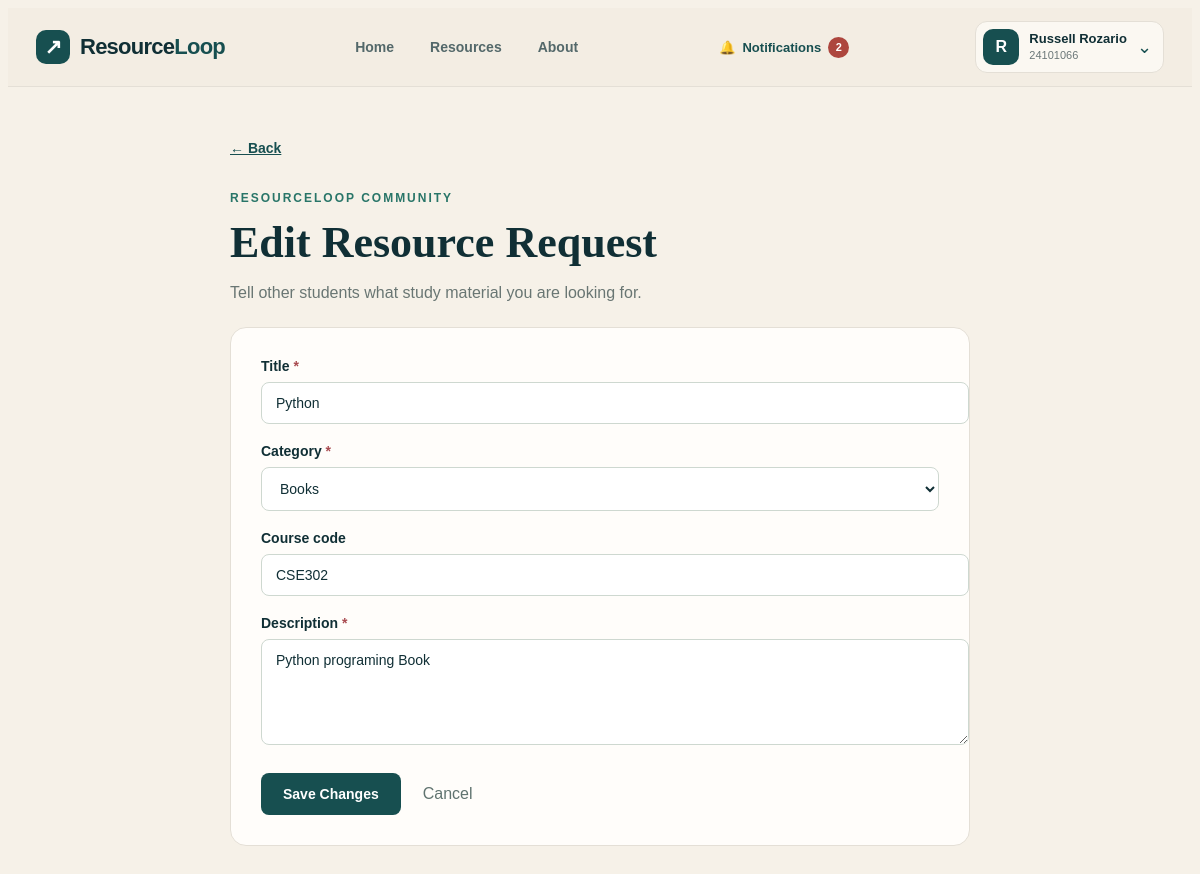
Page /resource-requests/1/edit/ (signed in) on the committed database.
### accounts/models.py (models this page shows, shortened)
class Student(models.Model):
    full_name = models.CharField(
        max_length=100
    )
    registration_id = models.CharField(
        max_length=50,
        unique=True
    )
    department = models.CharField(
        max_length=100
    )
    email = models.EmailField(
        unique=True
    )
    phone = models.CharField(
        max_length=15
    )
    password = models.CharField(
        max_length=128
    )

### requests_app/models.py (models this page shows, shortened)
class ResourceRequest(models.Model):
    CATEGORY_CHOICES = [
        ("books", "Books"),
        ("notes", "Notes"),
        ("equipment", "Equipment"),
        ("previous_questions", "Previous Questions"),
        ("course_materials", "Course Materials"),
    ]
    student = models.ForeignKey(
        Student,
        on_delete=models.CASCADE,
        related_name="resource_requests"
    )
    title = models.CharField(
        max_length=200
    )
    category = models.CharField(
        max_length=30,
        choices=CATEGORY_CHOICES
    )
    course_code = models.CharField(
        max_length=50,
        blank=True
    )
    description = models.TextField()
    created_at = models.DateTimeField(
        auto_now_add=True
    )

### requests_app/views.py (the view)
# urls.py: path('resource-requests/<int:id>/edit/', views.edit_resource_request, name='edit_resource_request'),
def edit_resource_request(request, id):
    student = get_current_student(request)
    if not student:
        return redirect("login")
    item = get_object_or_404(ResourceRequest, id=id, student=student)
    form = ResourceRequestForm(request.POST or None, instance=item)
    if request.method == "POST" and form.is_valid():
        form.save()
        messages.success(request, "Resource request updated.")
        return redirect("resource_request_list")
    return render(request, "edit_resource_request.html", {"form": form, "item": item})

### requests_app/forms.py
class ResourceRequestForm(forms.ModelForm):
    class Meta:
        model = ResourceRequest
        fields = ['title', 'category', 'course_code', 'description']
        widgets = {'description': forms.Textarea(attrs={'rows': 5})}

### requests_app/context_processors.py (called while the page is built)
def navbar_notifications(request):
    student_id = request.session.get("student_id")
    if not student_id:
        return {"navbar_unread_notifications": 0}
    return {
        "navbar_unread_notifications": WebsiteNotification.objects.filter(
            recipient_id=student_id, is_read=False
        ).count()
    }

### requests_app/views.py (called while the page is built)
def get_current_student(request):
    student_id = request.session.get("student_id")
    if not student_id:
        return None
    return Student.objects.filter(
        id=student_id
    ).first()

### templates/edit_resource_request.html (shortened to what this page needs)
{% load static %}
<!doctype html><html lang="en"><head><link rel="stylesheet" href="{% static 'css/shared_theme.css' %}"><link rel="stylesheet" href="{% static 'css/requests_form.css' %}"></head><body>
{% include 'includes/navbar.html' %}
<main class="rl-form-shell"><a class="rl-back" href="{% url 'resource_request_list' %}">← Back</a><p class="rl-kicker">RESOURCELOOP COMMUNITY</p><h1>Edit Resource Request</h1><p class="rl-form-intro">Tell other students what study material you are looking for.</p>
<form method="post" class="rl-form-card">{% csrf_token %}{% if form.non_field_errors %}<div class="rl-errors">{{ form.non_field_errors }}</div>{% endif %}
{% for field in form %}<div class="rl-field"><label for="{{ field.id_for_label }}">{{ field.label }}{% if field.field.required %} <span class="rl-required">*</span>{% endif %}</label>{{ field }}</div>{% endfor %}
<div class="rl-form-footer"><button type="submit">Save Changes</button><a href="{% url 'resource_request_list' %}">Cancel</a></div></form></main></body></html>

### templates/includes/navbar.html (shortened to what this page needs)
{% load static %}
<header class="rl-header">
  <div class="rl-header-inner">
    <a class="rl-brand" href="{% url 'home' %}"><span class="rl-brand-symbol">↗</span><span>Resource<span class="rl-brand-highlight">Loop</span></span></a>
    <nav class="rl-nav" aria-label="Main navigation">
      <a href="{% url 'home' %}" class="{% if request.resolver_match.url_name == 'home' %}rl-current{% endif %}">Home</a>
      <a href="{% url 'resources' %}" class="{% if request.resolver_match.url_name == 'resources' or request.resolver_match.url_name == 'resource_detail' %}rl-current{% endif %}">Resources</a>
      <a href="{% url 'about' %}" class="{% if request.resolver_match.url_name == 'about' %}rl-current{% endif %}">About</a>
    </nav>
    <a href="{% url 'notifications' %}" class="rl-notification-link " aria-label="Notifications{% if navbar_unread_notifications %}: {{ navbar_unread_notifications }} unread{% endif %}">
      <span aria-hidden="true">🔔</span> Notifications
      {% if navbar_unread_notifications %}<strong class="rl-notification-count">{{ navbar_unread_notifications }}</strong>{% endif %}
    </a>
    <details class="rl-profile-menu">
      <summary class="rl-profile-trigger" aria-label="Open account menu">
        <span class="rl-avatar">{{ request.session.full_name|default:'S'|slice:':1'|upper }}</span>
        <span class="rl-user"><strong>{{ request.session.full_name|default:'Student' }}</strong><small>{{ request.session.registration_id|default:'Student ID' }}</small></span>
        <span class="rl-arrow" aria-hidden="true">⌄</span>
      </summary>
    </details>
  </div>
</header>

### static/css/shared_theme.css (style rules this page uses)
:root { --rl-bg:#F6F1E8; --rl-nav:#F3EDE3; --rl-ink:#102F35; --rl-teal:#174F50; --rl-green:#DCEBE3; --rl-peach:#F8E8DA; --rl-border:#E4DFD6; }
html { scroll-behavior:smooth; }
body { background-color:var(--rl-bg); color:var(--rl-ink); }
.rl-header, .rl-header * { box-sizing:border-box; }
.rl-header { position:relative; z-index:200; background:var(--rl-nav); border-bottom:1px solid var(--rl-border); width:100%; box-shadow:none; font-family:'DM Sans',Arial,sans-serif; }
.rl-header-inner { max-width:1250px; min-height:78px; padding:12px 28px; margin:auto; display:flex; align-items:center; justify-content:space-between; gap:24px; }
.rl-brand { display:inline-flex; align-items:center; gap:10px; font-size:22px; font-weight:800; letter-spacing:-.75px; color:var(--rl-ink); text-decoration:none; white-space:nowrap; }
.rl-brand-symbol { width:34px;height:34px;display:grid;place-items:center;border-radius:10px;background:var(--rl-teal);color:white;font-size:21px; }
.rl-brand-highlight { color:var(--rl-teal); }
.rl-nav { display:flex;justify-content:center;align-items:center;gap:6px; flex-wrap:wrap; }
.rl-header .rl-nav a { text-decoration:none;color:#53686A;font-size:14px;font-weight:700;padding:10px 15px;border-radius:8px;white-space:nowrap;background:transparent;border:0;box-shadow:none; }
.rl-profile-menu { position:relative;min-width:0; }
.rl-profile-menu > summary { list-style:none;cursor:pointer; }
.rl-profile-trigger { display:flex;align-items:center;gap:10px;background:#FBF8F2;border:1px solid var(--rl-border);padding:7px 11px 7px 7px;border-radius:12px; }
.rl-avatar { width:36px;height:36px; flex:none;display:grid;place-items:center; border-radius:10px;background:var(--rl-teal);color:#fff;font-weight:800;font-size:16px; }
.rl-user { display:flex;flex-direction:column;line-height:1.3;max-width:150px; }
.rl-user strong { font-size:13px;color:var(--rl-ink);overflow:hidden;white-space:nowrap;text-overflow:ellipsis; }
.rl-user small { font-size:11px;color:#6B7778;white-space:nowrap; }
.rl-arrow { color:var(--rl-teal);font-size:18px;line-height:1; }
body input:not([type=checkbox]):not([type=radio]),body textarea,body select { accent-color:var(--rl-teal); }
.rl-header .rl-notification-link { display:inline-flex;gap:7px;align-items:center;padding:9px 11px;border-radius:10px;color:var(--rl-teal);font-size:13px;font-weight:700;text-decoration:none;white-space:nowrap; }
.rl-notification-count { display:inline-grid;place-items:center;min-width:21px;height:21px;padding:0 5px;border-radius:50px;background:#AD463E;color:white;font-size:11px; }

### static/css/requests_form.css (style rules this page uses)
.rl-form-shell { max-width:740px;padding:52px 22px 85px;margin:auto;font-family:'DM Sans',Arial,sans-serif }
.rl-back { font-weight:650;color:#174F50;font-size:14px }
.rl-kicker { color:#287568;font-size:12px;letter-spacing:2px;font-weight:800;margin-top:34px }
.rl-form-shell h1 { font-family:'DM Serif Display',Georgia,serif;font-size:clamp(28px,4vw,44px);color:#102F35;margin:8px 0 }
.rl-form-intro { color:#697673;margin-bottom:25px }
.rl-form-card { padding:30px;background:#FFFDFA;border:1px solid #E4DFD6;border-radius:16px }
.rl-field { margin-bottom:19px }
.rl-field label { display:block;margin-bottom:8px;color:#102F35;font-size:14px;font-weight:750 }
.rl-required,.rl-error { color:#A94B50 }
.rl-field input,.rl-field select,.rl-field textarea { display:block;width:100%;max-width:100%;border-radius:8px;border:1px solid #CED8D0;background:white;padding:12px 14px;font:inherit;font-size:14px;color:#102F35 }
.rl-form-footer { display:flex;align-items:center;gap:22px;margin-top:28px }
.rl-form-footer button { background:#174F50;color:white;border:0;border-radius:8px;padding:13px 22px;font-size:14px;font-weight:750;cursor:pointer }
.rl-form-footer a { color:#60736F;text-decoration:none }

### rows in the picture
Student: session.full_name "Russell Rozario"
ResourceRequest: form "Python" "Books" "CSE302" "Python programing Book"

### other values in the picture
{{ navbar_unread_notifications }} "2"
{{ request.session.full_name|default:'S'|slice:':1'|upper }} "R"
{{ request.session.registration_id|default:'Student ID' }} "24101066"
{{ field.label }} "Title" "Category" "Course code" "Description"
